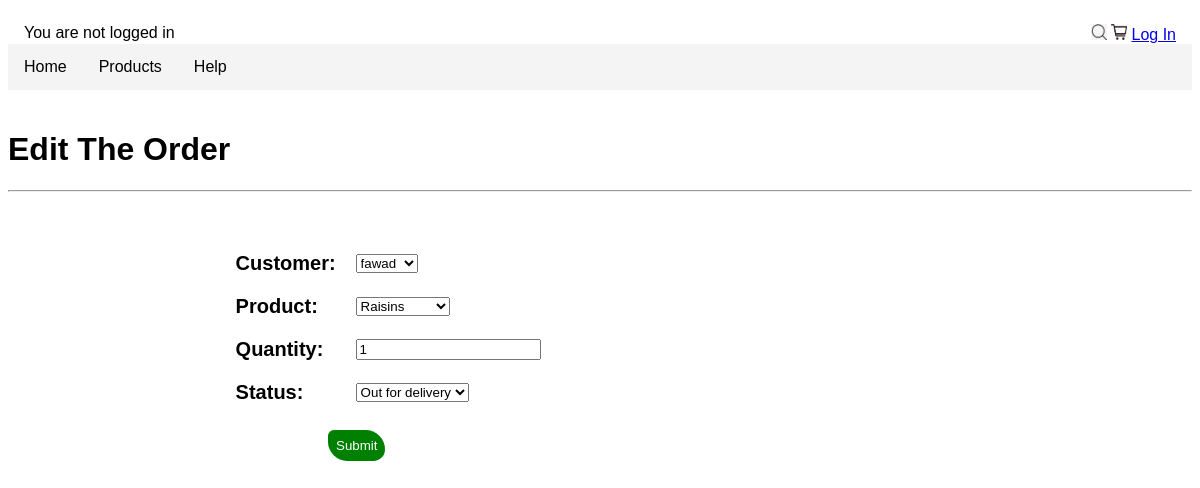
Page /edit_page/1/ on the committed database.
### afg_pro/models.py (models this page shows)
class Order(models.Model):
    STATUS = (
        ('pending', 'pending'),
        ('Out for delivery', 'Out for delivery'),
        ('Delivered', 'Delivered'),
        )
    customer = models.ForeignKey(MyCustomer, null= True, on_delete = models.SET_NULL)
    product = models.ForeignKey(MyProduct, null= True, on_delete = models.SET_NULL)
    created_date = models.DateTimeField(auto_now_add=True, blank=True)
    quantity = models.IntegerField(default=1)
    status = models.CharField(max_length=200, null=True, choices=STATUS)

### afg_pro/views.py (the view)
# urls.py: path('edit_page/<str:pk>/', views.edit_orders, name='edit_page'),
def edit_orders(request, pk):
    order = Order.objects.get(id=pk)
    form = Order_Form(instance=order)
    if request.method == "POST":
        form = Order_Form(request.POST, instance = order)
        if form.is_valid():
            form.save()
            return HttpResponseRedirect(reverse('afg_pro:dashboard'))
    context = {
        'form': form
    }
    return render(request, 'afg_pro/edit_order.html', context)

### afg_pro/forms.py
class Order_Form(ModelForm):
    class Meta:
        model = Order
        fields = '__all__'

### afg_pro/models.py (called while the page is built)
    def __str__(self):
        return self.name

    def __str__(self):
        return self.name

### afg_pro/templates/afg_pro/edit_order.html (shortened to what this page needs)
<!DOCTYPE html>
<html lang="en">
<head>
    {% load static %}
    <link rel="stylesheet" type="text/css" href="{% static 'afg_pro/style.css' %}">
</head>
<body>
    {% include 'afg_pro/navbar.html' %}
    <div class="new_wrapper">
<h1>Edit The Order</h1>
<hr>
<table class="new_product">
    <form action = "" method="post" class="">
    <tr>
            <th>{{form}}</th>
        </tr>
    </table>
    <P style="float: left; margin-left: 20em;"><input type="submit" name="Submit"
         style="background-color: green; color: white; border: none; padding: 8px; border-radius: 15px 50px 30px"></p>
</div>
</body>
</html>

### afg_pro/static/afg_pro/style.css (style rules this page uses)
table { width:70%; margin: auto; margin-top: 30px; }
table, th, td { border-collapse: collapse; }
th, td { padding: 10px; text-align: left; text-align: left; }
th { width: 30px; font-size: 20px; }
body { font-family: Arial; }
tr th { padding-left: 50px; font-size: 20px; }

### rows in the picture
Order: customer "fawad", product "Raisins", quantity "1", status "Out for delivery"
